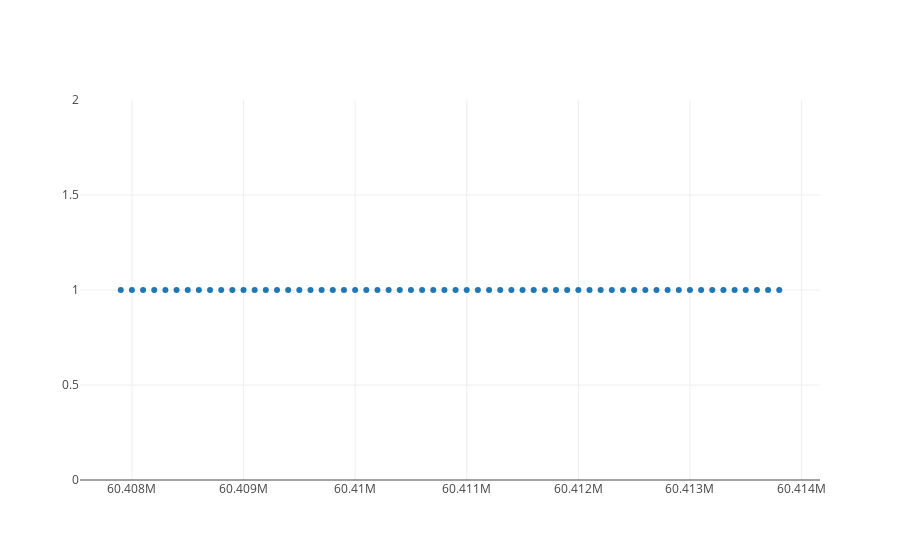

Write notebook code for a chart like this one.
### Code cell
# Correlation Plot
import plotly.graph_objs as go
trace = go.Scatter(
    x = data[data.columns[0]],
    y = data[data.columns[2]],
    mode='markers')

iplot([trace])
